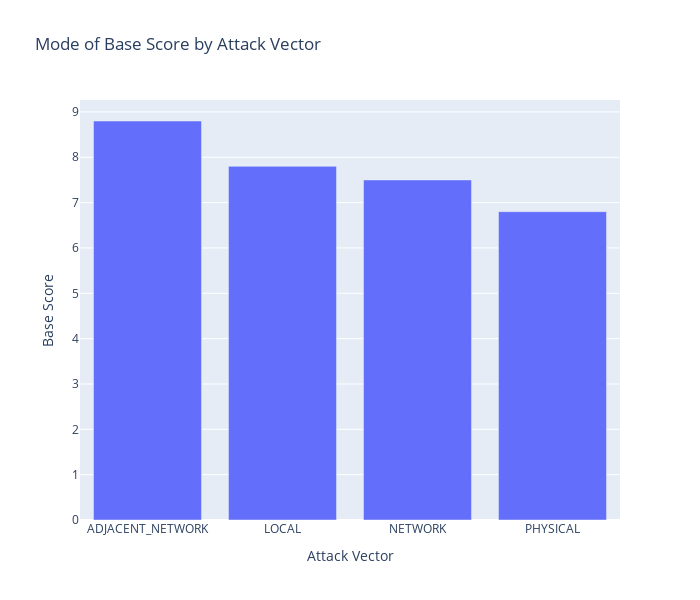

Notebook source saved alongside this figure:
### Code cell
dt_analyzer.find_mode_category(dataFrame, "attackVector", "baseScore", "Attack Vector", "Base Score", 700, 600)

### Figure 1 — Plotly figure (JSON) as saved in the notebook; plotly's stock layout.template omitted (floating-point values rounded to 4 significant figures)
{"data": [{"alignmentgroup": "True", "hovertemplate": "Attack Vector=%{x}<br>Base Score=%{y}<extra></extra>", "legendgroup": "", "marker": {"color": "#636efa", "pattern": {"shape": ""}}, "name": "", "offsetgroup": "", "orientation": "v", "showlegend": false, "textposition": "auto", "type": "bar", "x": ["ADJACENT_NETWORK", "LOCAL", "NETWORK", "PHYSICAL"], "xaxis": "x", "y": [8.8, 7.8, 7.5, 6.8], "yaxis": "y"}], "layout": {"barmode": "relative", "height": 600, "legend": {"tracegroupgap": 0}, "title": {"text": "Mode of Base Score by Attack Vector"}, "width": 700, "xaxis": {"anchor": "y", "domain": [0, 1], "title": {"text": "Attack Vector"}}, "yaxis": {"anchor": "x", "domain": [0, 1], "title": {"text": "Base Score"}}}}
